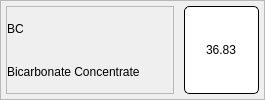
                       <widget class="QFrame" name="frame_63">
                        <property name="frameShape">
                         <enum>QFrame::StyledPanel</enum>
                        </property>
                        <property name="frameShadow">
                         <enum>QFrame::Raised</enum>
                        </property>
                        <layout class="QHBoxLayout" name="horizontalLayout_29" stretch="4,1">
                         <property name="spacing">
                          <number>10</number>
                         </property>
                         <property name="leftMargin">
                          <number>5</number>
                         </property>
                         <property name="topMargin">
                          <number>5</number>
                         </property>
                         <property name="rightMargin">
                          <number>5</number>
                         </property>
                         <property name="bottomMargin">
                          <number>5</number>
                         </property>
                         <item>
                          <widget class="QFrame" name="frame_64">
                           <property name="frameShape">
                            <enum>QFrame::StyledPanel</enum>
                           </property>
                           <property name="frameShadow">
                            <enum>QFrame::Raised</enum>
                           </property>
                           <layout class="QVBoxLayout" name="verticalLayout_47">
                            <property name="spacing">
                             <number>0</number>
                            </property>
                            <property name="leftMargin">
                             <number>0</number>
                            </property>
                            <property name="topMargin">
                             <number>0</number>
                            </property>
                            <property name="rightMargin">
                             <number>0</number>
                            </property>
                            <property name="bottomMargin">
                             <number>0</number>
                            </property>
                            <item>
                             <widget class="QLabel" name="label_72">
                              <property name="styleSheet">
                               <string notr="true">font: bold 28px &quot;Roboto&quot;;</string>
                              </property>
                              <property name="text">
                               <string>BC</string>
                              </property>
                             </widget>
                            </item>
                            <item>
                             <widget class="QLabel" name="label_73">
                              <property name="styleSheet">
                               <string notr="true">font:  20px &quot;Roboto&quot;;</string>
                              </property>
                              <property name="text">
                               <string>Bicarbonate Concentrate</string>
                              </property>
                             </widget>
                            </item>
                           </layout>
                          </widget>
                         </item>
                         <item>
                          <widget class="QLineEdit" name="bc_edit_13">
                           <property name="sizePolicy">
                            <sizepolicy hsizetype="Preferred" vsizetype="Preferred">
                             <horstretch>0</horstretch>
                             <verstretch>0</verstretch>
                            </sizepolicy>
                           </property>
                           <property name="minimumSize">
                            <size>
                             <width>75</width>
                             <height>40</height>
                            </size>
                           </property>
                           <property name="maximumSize">
                            <size>
                             <width>16777215</width>
                             <height>16777215</height>
                            </size>
                           </property>
                           <property name="styleSheet">
                            <string notr="true">background: #FFFFFF;
border: 1px solid #000000;
border-radius: 5px;
font:  bold 16px &quot;Roboto&quot;;</string>
                           </property>
                           <property name="text">
                            <string>36.83</string>
                           </property>
                           <property name="alignment">
                            <set>Qt::AlignCenter</set>
                           </property>
                          </widget>
                         </item>
                        </layout>
                       </widget>
